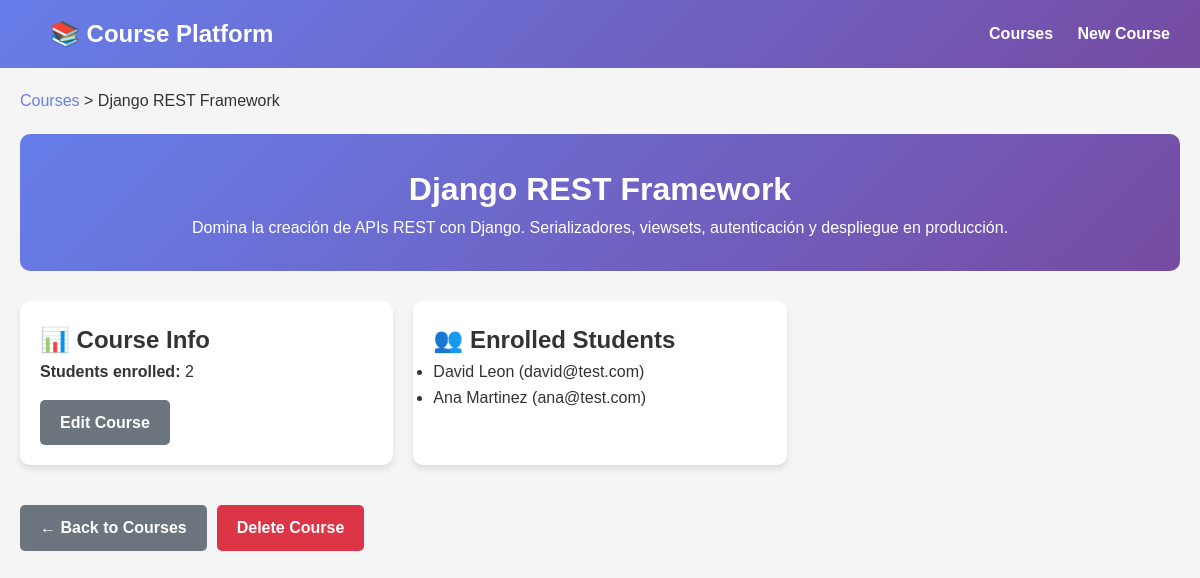
Page /api/courses/7/ on the committed database.
### courses/models.py (models this page shows, shortened)
class Course(models.Model):
    title = models.CharField(max_length=200)
    description = models.TextField(blank=True)
    users = models.ManyToManyField('accounts.User', related_name="courses", blank=True)

### accounts/models.py (models this page shows, shortened)
class User(models.Model):
    names = models.CharField(max_length=200)
    last_names = models.CharField(max_length=200)
    email = models.EmailField(unique=True)
    password = models.CharField(max_length=200)

### courses/views.py (the view)
# urls.py: path("courses/<int:pk>/", views.CourseDetailView.as_view(), name="courses_detail"),
class CourseDetailView(DetailView):
    model = Course
    template_name = "courses/course_detail.html"
    context_object_name = "course"
    def render_to_response(self, context, **response_kwargs):
        if self.request.headers.get('Accept') == 'application/json':
            return JsonResponse(CourseSerializer(context['course']).data())
        return super().render_to_response(context, **response_kwargs)

### courses/templates/courses/course_detail.html (shortened to what this page needs)
{% extends "courses/base.html" %}
{% block content %}
<div class="breadcrumb">
    <a href="{% url 'courses_list' %}">Courses</a> > {{ course.title }}
</div>
<div class="header">
    <h1>{{ course.title }}</h1>
    <p>{{ course.description|default:"No description" }}</p>
</div>
<div class="grid">
    <div class="card">
        <h2>📊 Course Info</h2>
        <p><strong>Students enrolled:</strong> {{ course.users.count }}</p>
        <div class="actions" style="margin-top: 15px;">
            <a href="{% url 'courses_update' course.id %}" class="btn btn-secondary">Edit Course</a>
        </div>
    </div>
    <div class="card">
        <h2>👥 Enrolled Students</h2>
        {% if course.users.all %}
        <ul>
            {% for user in course.users.all %}
            <li>{{ user.names }} {{ user.last_names }} ({{ user.email }})</li>
            {% endfor %}
        </ul>
        {% else %}
        <p>No students enrolled yet.</p>
        {% endif %}
    </div>
</div>
<div class="actions">
    <a href="{% url 'courses_list' %}" class="btn btn-secondary">← Back to Courses</a>
    <a href="{% url 'courses_delete' course.id %}" class="btn btn-danger">Delete Course</a>
</div>
{% endblock %}

### courses/templates/courses/base.html (style rules this page uses)
* { margin: 0; padding: 0; box-sizing: border-box; }
body { font-family: Arial, sans-serif; line-height: 1.6; color: #333; background: #f5f5f5; }
.header { background: linear-gradient(135deg, #667eea 0%, #764ba2 100%); color: white; padding: 30px; border-radius: 10px; margin-bottom: 30px; text-align: center; }
.btn { display: inline-block; padding: 10px 20px; border-radius: 5px; text-decoration: none; font-weight: bold; cursor: pointer; border: none; }
.btn-danger { background: #dc3545; color: white; }
.btn-secondary { background: #6c757d; color: white; }
.card { background: white; border-radius: 10px; padding: 20px; margin-bottom: 20px; box-shadow: 0 4px 6px rgba(0,0,0,0.1); }
.grid { display: grid; grid-template-columns: repeat(auto-fill, minmax(300px, 1fr)); gap: 20px; }
.actions { margin-top: 20px; display: flex; gap: 10px; }
.breadcrumb { margin-bottom: 20px; }
.breadcrumb a { color: #667eea; text-decoration: none; }

### rows in the picture
Course: title "Django REST Framework", description "Domina la creación de APIs REST con Django. Serializadores, viewsets, autenticación y despliegue en producción.", users.count "2"
User: names "David", last_names "Leon", email "david@test.com"
User: names "Ana", last_names "Martinez", email "ana@test.com"
